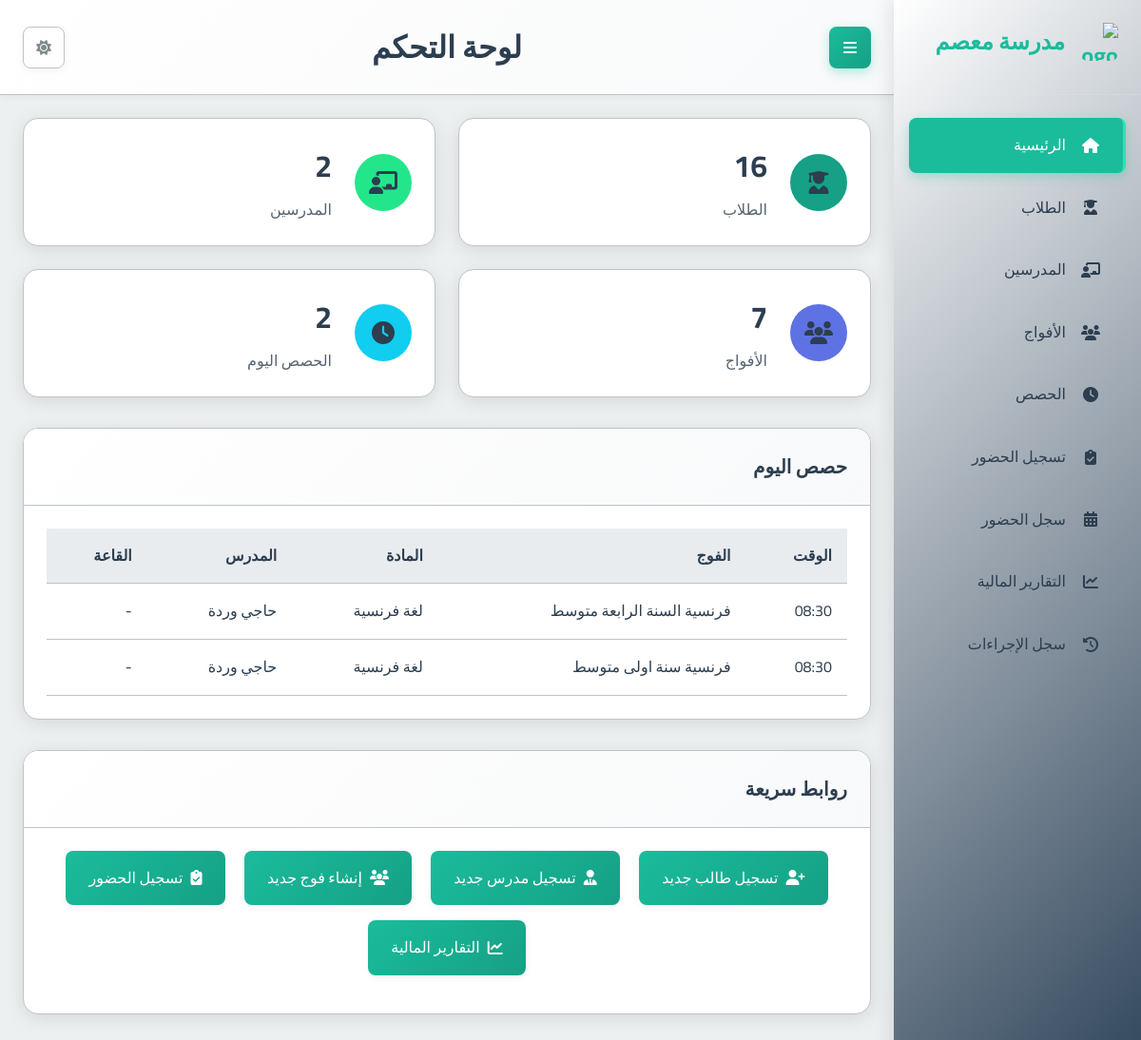
The page / on the database its author committed.
### school_app/models.py (models this page shows, shortened)
class Session(models.Model):
    group = models.ForeignKey(Group, on_delete=models.CASCADE, related_name='sessions', verbose_name="الفوج")
    date = models.DateField(verbose_name="التاريخ")
    start_time = models.TimeField(verbose_name="وقت البدء")
    duration = models.DecimalField(max_digits=4, decimal_places=2, verbose_name="المدة (ساعات)")
    teacher_attended = models.BooleanField(default=True, verbose_name="حضور المدرس")
    teacher_compensated = models.BooleanField(default=False, verbose_name="تم تعويض المدرس")
    teacher_payment_amount = models.DecimalField(max_digits=10, decimal_places=2, default=Decimal('0.00'), verbose_name="المبلغ المدفوع للمدرس")
    created_at = models.DateTimeField(auto_now_add=True, verbose_name="تاريخ الإنشاء")
    class Meta:
        verbose_name = "حصة"
        verbose_name_plural = "الحصص"

class Group(models.Model):
    name = models.CharField(max_length=100, verbose_name="اسم الفوج")
    subject = models.ForeignKey(Subject, on_delete=models.PROTECT, verbose_name="المادة")
    teacher = models.ForeignKey(Teacher, on_delete=models.CASCADE, verbose_name="المدرس")
    academic_levels = models.ManyToManyField(AcademicLevel, verbose_name="المستويات الدراسية المتوافقة")
    price_per_4_sessions = models.DecimalField(max_digits=10, decimal_places=2, verbose_name="السعر لكل 4 حصص")
    session_day = models.IntegerField(choices=[
        (0, 'الاثنين'),
        (1, 'الثلاثاء'),
        (2, 'الأربعاء'),
        (3, 'الخميس'),
        (4, 'الجمعة'),
        (5, 'السبت'),
        (6, 'الأحد')
    ], verbose_name="يوم الحصة")
    session_start_time = models.TimeField(verbose_name="وقت بداية الحصة")
    session_duration = models.DecimalField(max_digits=4, decimal_places=2, default=1.5, verbose_name="مدة الحصة (ساعات)")
    students = models.ManyToManyField(Student, through='StudentGroup', blank=True, verbose_name="الطلاب المسجلون")
    created_at = models.DateTimeField(auto_now_add=True, verbose_name="تاريخ الإنشاء")
    is_continuous = models.BooleanField(default=False, verbose_name="فوج مستمر (تُنشأ الحصص أسبوعياً تلقائياً)")
    created_sessions_until = models.DateField(null=True, blank=True, verbose_name="تم إنشاء الحصص حتى تاريخ")
    class Meta:
        verbose_name = "فوج"
        verbose_name_plural = "الأفواج"

class Subject(models.Model):
    name = models.CharField(max_length=100, verbose_name="اسم المادة")
    class Meta:
        verbose_name = "مادة دراسية"
        verbose_name_plural = "المواد الدراسية"

class Teacher(models.Model):
    full_name = models.CharField(max_length=201, verbose_name="الاسم الكامل")
    phone_number = models.CharField(max_length=20, unique=True, verbose_name="رقم الهاتف")
    subject = models.ForeignKey(Subject, on_delete=models.PROTECT, verbose_name="المادة الأساسية")
    created_at = models.DateTimeField(auto_now_add=True, verbose_name="تاريخ الإنشاء")
    class Meta:
        verbose_name = "مدرس"
        verbose_name_plural = "المدرسون"

### school_app/views.py (the view)
# urls.py: path('', views.home, name='home'),
def home(request):
    students_count = Student.objects.count()
    teachers_count = Teacher.objects.count()
    groups_count = Group.objects.count()
    today = timezone.now().date()
    now_time = timezone.now().time()
    sessions_today_qs = Session.objects.filter(date=today).select_related('group', 'group__subject', 'group__teacher').order_by('start_time')
    upcoming_or_ongoing_sessions_today = []
    for session in sessions_today_qs:
        start_datetime_naive = datetime.datetime.combine(today, session.start_time)
        start_datetime_aware = timezone.make_aware(start_datetime_naive) # Make it timezone-aware
        end_datetime_aware = start_datetime_aware + datetime.timedelta(hours=float(session.duration))
        session_end_time_aware = end_datetime_aware.time()
        if session_end_time_aware > now_time:
            upcoming_or_ongoing_sessions_today.append(session)
    sessions_today_count = len(upcoming_or_ongoing_sessions_today)
    context = {
        'students_count': students_count,
        'teachers_count': teachers_count,
        'groups_count': groups_count,
        'sessions_today_count': sessions_today_count,
        'upcoming_or_ongoing_sessions_today': upcoming_or_ongoing_sessions_today
    }
    return render(request, 'school_app/home.html', context)

### templates/school_app/home.html (shortened to what this page needs)
{% extends 'base.html' %}
{% block page_title %}لوحة التحكم{% endblock %}
{% block content %}
<div class="dashboard-cards slide-in">
  <div class="stat-card">
    <div class="stat-icon">
      <i class="fas fa-user-graduate"></i>
    </div>
    <div class="stat-content">
      <div class="stat-value">{{ students_count }}</div>
      <div class="stat-label">الطلاب</div>
    </div>
  </div>
  <div class="stat-card">
    <div class="stat-icon" style="background-color:rgb(35, 230, 139);">
      <i class="fas fa-chalkboard-teacher"></i>
    </div>
    <div class="stat-content">
      <div class="stat-value">{{ teachers_count }}</div>
      <div class="stat-label">المدرسين</div>
    </div>
  </div>
  <div class="stat-card">
    <div class="stat-icon" style="background-color: #5e72e4;">
      <i class="fas fa-users"></i>
    </div>
    <div class="stat-content">
      <div class="stat-value">{{ groups_count }}</div>
      <div class="stat-label">الأفواج</div>
    </div>
  </div>
  <div class="stat-card">
    <div class="stat-icon" style="background-color: #11cdef;">
      <i class="fas fa-clock"></i>
    </div>
    <div class="stat-content">
      <div class="stat-value">{{ sessions_today_count }}</div>
      <div class="stat-label">الحصص اليوم</div>
    </div>
  </div>
</div>
<div class="row">
  <div class="card mb-4">
    <div class="card-header">
      <h2 class="card-title">حصص اليوم</h2>
    </div>
    <div class="card-body">
      <div class="table-container">
        <table>
          <thead>
            <tr>
              <th>الوقت</th>
              <th>الفوج</th>
              <th>المادة</th>
              <th>المدرس</th>
              <th>القاعة</th>
            </tr>
          </thead>
          <tbody>
            {% if upcoming_or_ongoing_sessions_today %}
              {% for session in upcoming_or_ongoing_sessions_today %}
                <tr>
                  <td>{{ session.start_time|time:"H:i" }}</td>
                  <td>{{ session.group.name }}</td>
                  <td>{{ session.group.subject.name }}</td>
                  <td>{{ session.group.teacher.full_name }}</td>
                  <td>-</td>
                </tr>
              {% endfor %}
            {% else %}
              <tr>
                <td colspan="5" class="text-center">لا توجد حصص قادمة أو جارية لليوم.</td>
              </tr>
            {% endif %}
          </tbody>
        </table>
      </div>
    </div>
  </div>
</div>
<div class="row">
  <div class="card">
    <div class="card-header">
      <h2 class="card-title">روابط سريعة</h2>
    </div>
    <div class="card-body">
      <div class="quick-actions" style="display: flex;flex-wrap: wrap;justify-content: space-evenly;">
        <a href="/students/add/" class="btn btn-primary mb-2">
          <i class="fas fa-user-plus"></i>
          تسجيل طالب جديد
        </a>
        <a href="/teachers/add/" class="btn btn-primary mb-2">
          <i class="fas fa-user-tie"></i>
          تسجيل مدرس جديد
        </a>
        <a href="/groups/add/" class="btn btn-primary mb-2">
          <i class="fas fa-users"></i>
          إنشاء فوج جديد
        </a>
        <a href="/attendance/" class="btn btn-primary mb-2">
          <i class="fas fa-clipboard-check"></i>
          تسجيل الحضور
        </a>
        <a href="/payments/report/" class="btn btn-primary mb-2">
          <i class="fas fa-chart-line"></i>
          التقارير المالية
        </a>
      </div>
    </div>
  </div>
</div>
{% endblock %}

### static/css/main.css (style rules this page uses)
:root { --primary-color: #2c3e50; --primary-light: #34495e; --primary-darker: #1a252f; --accent-color: #1abc9c; --accent-light: #2fe2b3; --accent-dark: #16a085; --text-color: #2c3e50; --text-secondary: #7f8c8d; --text-on-primary: #ffffff; --text-on-accent: #ffffff; --text-nav: #2c3e50; --background-color: #ecf0f1; --card-background: #ffffff; --input-background: #ffffff; --border-color: #bdc3c7; --input-border-color: #bdc3c7; --success-color: #2ecc71; --warning-color: #f39c12; --error-color: #e74c3c; --info-color: #1E90FF; --table-header-background: #e9ecef; --table-row-hover-background: #f8f9fa; --box-shadow-color: rgba(0, 0, 0, 0.1); --box-shadow-color-hover: rgba(0, 0, 0, 0.15); --box-shadow-soft-color: rgba(0, 0, 0, 0.05); --subtle-background: #f8f9fa; --spacing-xs: 8px; --spacing-sm: 16px; --spacing-md: 24px; --spacing-lg: 32px; --spacing-xl: 48px; --font-family: 'Cairo', sans-serif; --font-size-xs: 12px; --font-size-sm: 14px; --font-size-md: 16px; --font-size-lg: 20px; --font-size-xl: 24px; --font-size-xxl: 32px; --border-radius-sm: 4px; --border-radius-md: 8px; --border-radius-lg: 16px; --transition-fast: 0.2s ease; --transition-normal: 0.3s ease; --transition-slow: 0.5s ease; --sidebar-width: 260px; }
* { margin: 0; padding: 0; box-sizing: border-box; direction: rtl; }
html { direction: rtl; font-size: 16px; }
body { font-family: var(--font-family); background-color: var(--background-color); color: var(--text-color); line-height: 1.6; transition: background-color var(--transition-normal), color var(--transition-normal); overflow-x: hidden; }
.card { background-color: var(--card-background); border-radius: var(--border-radius-lg); box-shadow: 0 4px 20px var(--box-shadow-color); margin-bottom: var(--spacing-md); overflow: hidden; transition: all var(--transition-normal); border: 1px solid var(--border-color); }
.card-header { padding: var(--spacing-md); border-bottom: 1px solid var(--border-color); background: linear-gradient(135deg, var(--card-background) 0%, var(--subtle-background) 100%); }
.card-title { font-size: var(--font-size-lg); font-weight: 600; margin: 0; color: var(--text-color); }
.card-body { padding: var(--spacing-md); color: var(--text-color); }
.btn { font-family: var(--font-family); padding: var(--spacing-sm) var(--spacing-md); border: none; border-radius: var(--border-radius-md); cursor: pointer; font-size: var(--font-size-md); font-weight: 500; text-decoration: none; display: inline-flex; align-items: center; gap: var(--spacing-xs); transition: all var(--transition-fast); box-shadow: 0 2px 8px var(--box-shadow-soft-color); }
.btn-primary { background: linear-gradient(135deg, var(--accent-color) 0%, var(--accent-dark) 100%); color: var(--text-on-accent); }
.mb-2 { margin-bottom: var(--spacing-sm); }
.mb-4 { margin-bottom: var(--spacing-lg); }
.table-container { overflow-x: auto; }
table { width: 100%; border-collapse: collapse; }
th, td { padding: var(--spacing-sm); text-align: right; border-bottom: 1px solid var(--border-color); }
th { background-color: var(--table-header-background); font-weight: 600; color: var(--text-color); }
.dashboard-cards { display: grid; grid-template-columns: repeat(auto-fit, minmax(300px, 1fr)); gap: var(--spacing-md); margin-bottom: var(--spacing-lg); }
.stat-card { background-color: var(--card-background); border-radius: var(--border-radius-lg); padding: var(--spacing-md); box-shadow: 0 4px 20px var(--box-shadow-color); display: flex; align-items: center; transition: transform var(--transition-fast); border: 1px solid var(--border-color); color: var(--text-color); }
.stat-icon { width: 60px; height: 60px; background-color: var(--accent-dark); border-radius: 50%; display: flex; align-items: center; justify-content: center; margin-left: var(--spacing-md); color: var(--text-color); }
.stat-icon i { font-size: 24px; }
.stat-content { flex: 1; }
.stat-value { font-size: var(--font-size-xxl); font-weight: 700; margin-bottom: var(--spacing-xs); }
.stat-label { font-size: var(--font-size-md); }
.stat-value { font-size: var(--font-size-xxl); font-weight: 700; margin-bottom: var(--spacing-xs); color: var(--text-color); }
.stat-label { color: var(--text-color); opacity: 0.8; font-size: var(--font-size-md); }

### rows shown on the page
Session: start_time "08:30", group.name "فرنسية السنة الرابعة متوسط", group.subject.name "لغة فرنسية", group.teacher.full_name "حاجي وردة"
Session: start_time "08:30", group.name "فرنسية سنة اولى متوسط", group.subject.name "لغة فرنسية", group.teacher.full_name "حاجي وردة"

### other values the page prints
{{ students_count }} "16"
{{ teachers_count }} "2"
{{ groups_count }} "7"
{{ sessions_today_count }} "2"
